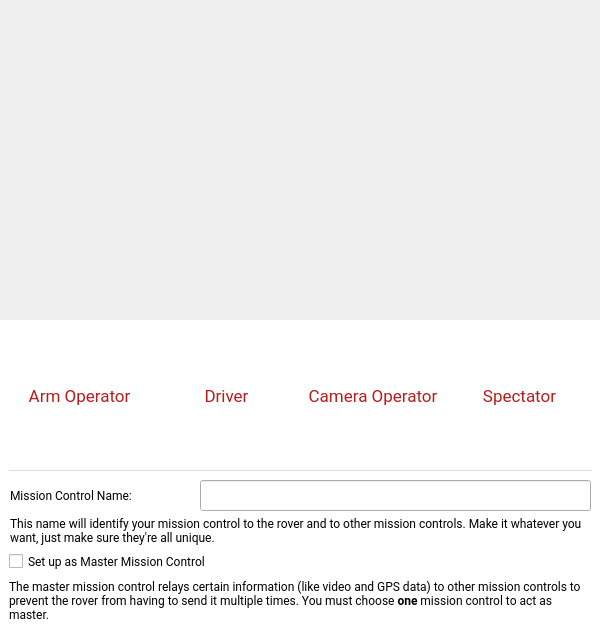
<?xml version="1.0" encoding="UTF-8"?>
<ui version="4.0">
 <class>SetupDialog</class>
 <widget class="QDialog" name="SetupDialog">
  <property name="geometry">
   <rect>
    <x>0</x>
    <y>0</y>
    <width>600</width>
    <height>640</height>
   </rect>
  </property>
  <property name="sizePolicy">
   <sizepolicy hsizetype="Fixed" vsizetype="Fixed">
    <horstretch>0</horstretch>
    <verstretch>0</verstretch>
   </sizepolicy>
  </property>
  <property name="minimumSize">
   <size>
    <width>600</width>
    <height>640</height>
   </size>
  </property>
  <property name="maximumSize">
   <size>
    <width>600</width>
    <height>640</height>
   </size>
  </property>
  <property name="font">
   <font>
    <family>Roboto</family>
   </font>
  </property>
  <property name="windowTitle">
   <string>Mission Control | Soro</string>
  </property>
  <widget class="QWidget" name="controlsContainerWidget" native="true">
   <property name="geometry">
    <rect>
     <x>0</x>
     <y>320</y>
     <width>601</width>
     <height>321</height>
    </rect>
   </property>
   <property name="styleSheet">
    <string notr="true">.QWidget {
	background-color: white;
}</string>
   </property>
   <widget class="QWidget" name="horizontalLayoutWidget">
    <property name="geometry">
     <rect>
      <x>9</x>
      <y>9</y>
      <width>581</width>
      <height>136</height>
     </rect>
    </property>
    <layout class="QHBoxLayout" name="horizontalLayout">
     <item>
      <widget class="ClickableLabel" name="armOperatorLabel">
       <property name="cursor">
        <cursorShape>PointingHandCursor</cursorShape>
       </property>
       <property name="styleSheet">
        <string notr="true"/>
       </property>
       <property name="text">
        <string>&lt;div style=&quot;text-align:center;&quot;&gt;
    &lt;img src=&quot;qrc://icons/arm_operator_red_96px.png&quot;/&gt;
    &lt;p style=&quot;font-family: Roboto; font-size:13pt; color:#b71c1c;&quot;&gt;Arm Operator&lt;/p&gt;
&lt;/div&gt;</string>
       </property>
      </widget>
     </item>
     <item>
      <widget class="ClickableLabel" name="driverLabel">
       <property name="cursor">
        <cursorShape>PointingHandCursor</cursorShape>
       </property>
       <property name="text">
        <string>&lt;div style=&quot;text-align:center;&quot;&gt;
    &lt;img src=&quot;qrc://icons/driver_red_96px.png&quot;/&gt;
    &lt;p style=&quot;font-family: Roboto; font-size:13pt; color:#b71c1c;&quot;&gt;Driver&lt;/p&gt;
&lt;/div&gt;</string>
       </property>
      </widget>
     </item>
     <item>
      <widget class="ClickableLabel" name="cameraOperatorLabel">
       <property name="cursor">
        <cursorShape>PointingHandCursor</cursorShape>
       </property>
       <property name="text">
        <string>&lt;div style=&quot;text-align:center;&quot;&gt;
    &lt;img src=&quot;qrc://icons/camera_red_96px.png&quot;/&gt;
    &lt;p style=&quot;font-family: Roboto; font-size:13pt; color:#b71c1c;&quot;&gt;Camera Operator&lt;/p&gt;
&lt;/div&gt;</string>
       </property>
      </widget>
     </item>
     <item>
      <widget class="ClickableLabel" name="spectatorLabel">
       <property name="cursor">
        <cursorShape>PointingHandCursor</cursorShape>
       </property>
       <property name="text">
        <string>&lt;div style=&quot;text-align:center;&quot;&gt;
    &lt;img src=&quot;qrc://icons/spectator_red_96px.png&quot;/&gt;
    &lt;p style=&quot;font-family: Roboto; font-size:13pt; color:#b71c1c;&quot;&gt;Spectator&lt;/p&gt;
&lt;/div&gt;</string>
       </property>
      </widget>
     </item>
    </layout>
   </widget>
   <widget class="Line" name="line">
    <property name="geometry">
     <rect>
      <x>9</x>
      <y>140</y>
      <width>583</width>
      <height>21</height>
     </rect>
    </property>
    <property name="styleSheet">
     <string notr="true">color: #dddddd;</string>
    </property>
    <property name="frameShadow">
     <enum>QFrame::Plain</enum>
    </property>
    <property name="orientation">
     <enum>Qt::Horizontal</enum>
    </property>
   </widget>
   <widget class="QCheckBox" name="masterNodeCheckBox">
    <property name="geometry">
     <rect>
      <x>9</x>
      <y>230</y>
      <width>253</width>
      <height>23</height>
     </rect>
    </property>
    <property name="font">
     <font>
      <family>Roboto</family>
     </font>
    </property>
    <property name="text">
     <string>Set up as Master Mission Control</string>
    </property>
   </widget>
   <widget class="QLabel" name="label">
    <property name="geometry">
     <rect>
      <x>9</x>
      <y>250</y>
      <width>583</width>
      <height>61</height>
     </rect>
    </property>
    <property name="text">
     <string>&lt;html&gt;&lt;head/&gt;&lt;body&gt;&lt;p style=&quot;font-family:Roboto; font-size:9pt;&quot;&gt;The master mission control relays certain information (like video and GPS data) to other mission controls to prevent the rover from having to send it multiple times. You must choose &lt;span style=&quot; font-weight:600;&quot;&gt;one&lt;/span&gt; mission control to act as master.&lt;/p&gt;&lt;/body&gt;&lt;/html&gt;</string>
    </property>
    <property name="wordWrap">
     <bool>true</bool>
    </property>
   </widget>
   <widget class="QLabel" name="label_2">
    <property name="geometry">
     <rect>
      <x>10</x>
      <y>160</y>
      <width>191</width>
      <height>31</height>
     </rect>
    </property>
    <property name="font">
     <font>
      <family>Roboto</family>
     </font>
    </property>
    <property name="text">
     <string>Mission Control Name:</string>
    </property>
   </widget>
   <widget class="QLineEdit" name="nameLineEdit">
    <property name="geometry">
     <rect>
      <x>200</x>
      <y>160</y>
      <width>391</width>
      <height>31</height>
     </rect>
    </property>
   </widget>
   <widget class="QLabel" name="label_3">
    <property name="geometry">
     <rect>
      <x>10</x>
      <y>190</y>
      <width>583</width>
      <height>41</height>
     </rect>
    </property>
    <property name="text">
     <string>&lt;html&gt;&lt;head/&gt;&lt;body&gt;&lt;p style=&quot;font-family:Roboto; font-size:9pt;&quot;&gt;This name will identify your mission control to the rover and to other mission controls. Make it whatever you want, just make sure they're all unique.&lt;/p&gt;&lt;/body&gt;&lt;/html&gt;</string>
    </property>
    <property name="wordWrap">
     <bool>true</bool>
    </property>
   </widget>
  </widget>
  <widget class="QLabel" name="splashLabel">
   <property name="geometry">
    <rect>
     <x>0</x>
     <y>0</y>
     <width>601</width>
     <height>321</height>
    </rect>
   </property>
   <property name="pixmap">
    <pixmap resource="Resources/MissionControl.qrc">:/images/splash.jpg</pixmap>
   </property>
   <property name="scaledContents">
    <bool>true</bool>
   </property>
  </widget>
  <zorder>splashLabel</zorder>
  <zorder>controlsContainerWidget</zorder>
 </widget>
 <customwidgets>
  <customwidget>
   <class>ClickableLabel</class>
   <extends>QLabel</extends>
   <header>clickablelabel.h</header>
  </customwidget>
 </customwidgets>
 <resources>
  <include location="Resources/MissionControl.qrc"/>
 </resources>
 <connections/>
</ui>
